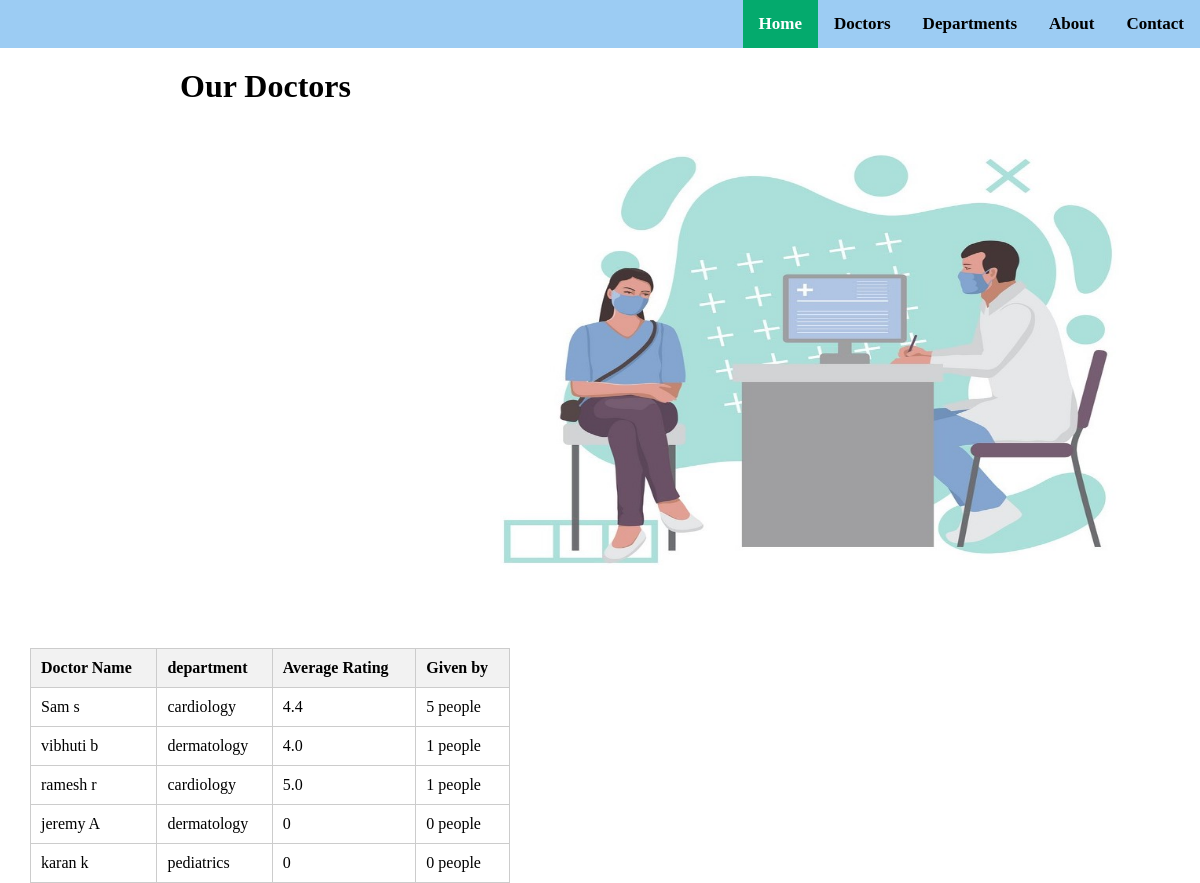
The page /doctor_list/ on the database its author committed.
### app/models.py (models this page shows, shortened)
class UserWithUserType(models.Model):
    role_choice=(
        ('patient','patient'),
        ('doctor','doctor')
    )
    first_name = models.CharField(max_length=20)
    last_name = models.CharField(max_length=20)
    username = models.CharField(max_length=10)
    password = models.CharField(max_length=20)
    email = models.CharField(max_length=30)
    specialist_in = models.CharField(max_length=50,null=True,blank=True,choices=department_choice)
    medical_history = models.TextField(null=True,blank=True)
    gender = models.CharField(max_length=10)
    age = models.CharField(max_length=3,null=True,blank=True)
    address = models.CharField(max_length=50,null=True,blank=True)
    date_of_birth = models.DateField(max_length=100,null=True,blank=True)
    phone_number = models.CharField(max_length=10, blank=True, unique=True,null=True)
    role= models.CharField(max_length=50,choices=role_choice,null=True)

### app/views.py (the view)
# urls.py: path('doctor_list/',views.doctor_list,name='doctor_list'),
def doctor_list(request):
    doctors = UserWithUserType.objects.filter(role='doctor')
    for doctor in doctors:
        feedbacks = Feedback.objects.filter(doctor=doctor)
        ratings = [feedback.rating for feedback in feedbacks if feedback.rating is not None]
        if ratings:
            average_rating = sum(ratings) / len(ratings)
        else:
            average_rating = 0
        if average_rating == 0:
            given_by = 0
        else:
            given_by = len(ratings)
        doctor.average_rating = average_rating
        doctor.given_by = given_by
    context = {'doctors': doctors }
    return render(request, 'doctor_list.html', context)

### templates/doctor_list.html (shortened to what this page needs)
{% extends 'nav_bar.html' %}
{% load static %}
{% block content %}
<body class="doctors">
    <img class="img" src="{% static 'images/doctor2.jpg' %}">
    <div class="doctorList">
        <h1> Our Doctors</h1>
        <table class="doctor-table">
            <thead>
                <tr>
                    <th>Doctor Name</th>
                    <th>department</th>
                    <th>Average Rating</th>
                    <th>Given by</th>
                </tr>
            </thead>
            <tbody>
                {% for doctor in doctors %}
                <tr>
                    <td>{{ doctor.first_name }} {{ doctor.last_name }}</td>
                    <td>{{ doctor.specialist_in }}</td>
                    <td>{{ doctor.average_rating }}</td>
                    <td>{{ doctor.given_by }} people</td>
                </tr>
                {% endfor %}
            </tbody>
        </table>
    </div>
</body>
{% endblock %}

### templates/nav_bar.html (shortened to what this page needs)
{% load static %}
<!DOCTYPE html>
<html lang="en">
<head>
    <link rel="stylesheet" type="text/css" href="{% static 'style.css' %}">
</head>
  <body>
    <div class="topnav">
        <a href="../contact">Contact</a>
        <a href="../about">About</a>
        <a href="../departments">Departments</a>
        <a href="../doctor_list">Doctors</a>
        <a class="active" href="{% url 'index' %}">Home</a>
    </div>
  </body>
{% block content %}
{% endblock %}
</html>

### static/style.css (style rules this page uses)
* { margin: 0; padding: 0; font-family: poppins; }
body { position: relative; }
body::before { content: ""; background-color: #fff; position: fixed; top: 0; left: 0; width: 100%; height: 100%; opacity: 0.7; z-index: -1; background-size: 1400px 700px; background-repeat: no-repeat; }
.img { float: right; height: 600px; width: 800px; }
.topnav { background-color: #9cccf3; overflow: hidden; }
.topnav a { float: right; color: #000; text-align: center; padding: 14px 16px; text-decoration: none; font-size: 17px; }
.topnav a.active { background-color: #04AA6D; color: white; }
.loginbox label,p,a { margin: 0; padding: 0 0 0 20px; font-weight: bold; font-size: 18px; }
.doctor-table { margin-left: 30px; margin-top: 40px; width: 40%; border-collapse: collapse; }
.doctors .img { float: right; height: 600px; width: 700px; }
.doctors h1 { margin-left: 15%; margin-top: 20px; }
.doctor-table th, .doctor-table td { padding: 10px; text-align: left; border: 1px solid #ccc; }
.doctor-table th { background-color: #f2f2f2; }

### rows shown on the page
UserWithUserType: first_name "Sam", last_name "s", specialist_in "cardiology", average_rating "4.4", given_by "5"
UserWithUserType: first_name "vibhuti", last_name "b", specialist_in "dermatology", average_rating "4.0", given_by "1"
UserWithUserType: first_name "ramesh", last_name "r", specialist_in "cardiology", average_rating "5.0", given_by "1"
UserWithUserType: first_name "jeremy", last_name "A", specialist_in "dermatology", average_rating "0", given_by "0"
UserWithUserType: first_name "karan", last_name "k", specialist_in "pediatrics", average_rating "0", given_by "0"
